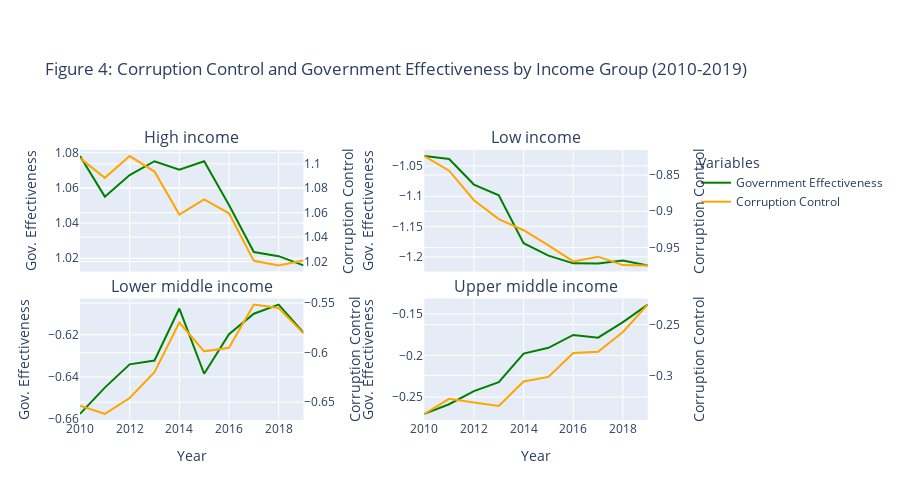

This figure's notebook cell:
### Markdown cell above
We observed the relationship between corruption and life expectancy, which shows variations across different income groups. Another variable closely related to corruption is government effectiveness, which indicates how well a country's government functions. A well-functioning government can enhance safety through efficient authorities, improving corruption control (Lin et al., 2012; Freeman et al., 2020). To demonstrate the relationship between government effectiveness and corruption, we plot the two variables on a dual y-axis line chart.

### Code cell
df = df[(df['Year'] >= 2010) & (df['Year'] <= 2019)]

# Aggregate the data
df_aggregated = df.groupby(['Year', 'IncomeGroup']).agg({
    'goverment_effectiveness_estimate': 'mean',
    'control_of_corruption_estimate': 'mean'
}).reset_index()

# Get unique income groups
income_groups = df_aggregated['IncomeGroup'].unique()

# Create subplots
fig = make_subplots(
    rows=2, cols=2,
    subplot_titles=income_groups,
    shared_xaxes=True,
    vertical_spacing=0.1,
    specs=[[{"secondary_y": True}, {"secondary_y": True}],
           [{"secondary_y": True}, {"secondary_y": True}]]
)


# Plot data for each income group
row_col_mapping = [(1, 1), (1, 2), (2, 1), (2, 2)]
for idx, income_group in enumerate(income_groups):
    data = df_aggregated[df_aggregated['IncomeGroup'] == income_group]
    row, col = row_col_mapping[idx]
    
    fig.add_trace(
        go.Scatter(x=data['Year'], y=data['goverment_effectiveness_estimate'], name='Government Effectiveness',
                   mode='lines', line=dict(color='green'), showlegend = False),
        row=row, col=col, secondary_y=False
    )
    
    fig.add_trace(
        go.Scatter(x=data['Year'], y=data['control_of_corruption_estimate'], name='Corruption Control',
                   mode='lines', line=dict(color='orange'), showlegend = False),
        row=row, col=col, secondary_y=True
    )

fig.add_trace(
    go.Scatter(x=[None], y=[None], mode='lines', line=dict(color='green'), name='Government Effectiveness'),
    row=1, col=1
)
fig.add_trace(
    go.Scatter(x=[None], y=[None], mode='lines', line=dict(color='orange'), name='Corruption Control'),
    row=1, col=1
)

# Update axis labels
for idx, (row, col) in enumerate(row_col_mapping):
    if row == 2:  # Only update x-axis title for the lower two plots
        fig.update_xaxes(title_text="Year", row=row, col=col)
    fig.update_yaxes(title_text="Gov. Effectiveness", row=row, col=col, secondary_y=False)
    fig.update_yaxes(title_text="Corruption Control", row=row, col=col, secondary_y=True)

# Update layout
fig.update_layout(
    title_text="Figure 4: Corruption Control and Government Effectiveness by Income Group (2010-2019)",
    height=500,
    margin=dict(t=150),  # Adjust margin to fit the annotation
    showlegend=True,
    legend_title_text='Variables'
)

fig.show()

### Figure 1 — Plotly figure (JSON) as saved in the notebook; plotly's stock layout.template omitted (floating-point values rounded to 4 significant figures)
{"data": [{"line": {"color": "green"}, "mode": "lines", "name": "Government Effectiveness", "showlegend": false, "type": "scatter", "x": [2010, 2011, 2012, 2013, 2014, 2015, 2016, 2017, 2018, 2019], "xaxis": "x", "y": [1.078, 1.055, 1.067, 1.075, 1.07, 1.075, 1.05, 1.024, 1.021, 1.016], "yaxis": "y"}, {"line": {"color": "orange"}, "mode": "lines", "name": "Corruption Control", "showlegend": false, "type": "scatter", "x": [2010, 2011, 2012, 2013, 2014, 2015, 2016, 2017, 2018, 2019], "xaxis": "x", "y": [1.105, 1.089, 1.106, 1.094, 1.059, 1.071, 1.06, 1.021, 1.017, 1.021], "yaxis": "y2"}, {"line": {"color": "green"}, "mode": "lines", "name": "Government Effectiveness", "showlegend": false, "type": "scatter", "x": [2010, 2011, 2012, 2013, 2014, 2015, 2016, 2017, 2018, 2019], "xaxis": "x2", "y": [-1.034, -1.039, -1.081, -1.098, -1.177, -1.198, -1.211, -1.211, -1.206, -1.214], "yaxis": "y3"}, {"line": {"color": "orange"}, "mode": "lines", "name": "Corruption Control", "showlegend": false, "type": "scatter", "x": [2010, 2011, 2012, 2013, 2014, 2015, 2016, 2017, 2018, 2019], "xaxis": "x2", "y": [-0.824, -0.8441, -0.8848, -0.9107, -0.9261, -0.9469, -0.969, -0.9625, -0.9741, -0.9746], "yaxis": "y4"}, {"line": {"color": "green"}, "mode": "lines", "name": "Government Effectiveness", "showlegend": false, "type": "scatter", "x": [2010, 2011, 2012, 2013, 2014, 2015, 2016, 2017, 2018, 2019], "xaxis": "x3", "y": [-0.6575, -0.645, -0.634, -0.6322, -0.6075, -0.6385, -0.6197, -0.61, -0.6057, -0.6189], "yaxis": "y5"}, {"line": {"color": "orange"}, "mode": "lines", "name": "Corruption Control", "showlegend": false, "type": "scatter", "x": [2010, 2011, 2012, 2013, 2014, 2015, 2016, 2017, 2018, 2019], "xaxis": "x3", "y": [-0.6535, -0.6617, -0.6457, -0.6196, -0.5696, -0.5986, -0.595, -0.5514, -0.5549, -0.5804], "yaxis": "y6"}, {"line": {"color": "green"}, "mode": "lines", "name": "Government Effectiveness", "showlegend": false, "type": "scatter", "x": [2010, 2011, 2012, 2013, 2014, 2015, 2016, 2017, 2018, 2019], "xaxis": "x4", "y": [-0.2702, -0.2586, -0.2428, -0.232, -0.1977, -0.1908, -0.1753, -0.1786, -0.1599, -0.1388], "yaxis": "y7"}, {"line": {"color": "orange"}, "mode": "lines", "name": "Corruption Control", "showlegend": false, "type": "scatter", "x": [2010, 2011, 2012, 2013, 2014, 2015, 2016, 2017, 2018, 2019], "xaxis": "x4", "y": [-0.338, -0.3231, -0.3268, -0.3302, -0.306, -0.3015, -0.2779, -0.2767, -0.2574, -0.2303], "yaxis": "y8"}, {"line": {"color": "green"}, "mode": "lines", "name": "Government Effectiveness", "type": "scatter", "x": [null], "xaxis": "x", "y": [null], "yaxis": "y"}, {"line": {"color": "orange"}, "mode": "lines", "name": "Corruption Control", "type": "scatter", "x": [null], "xaxis": "x", "y": [null], "yaxis": "y"}], "layout": {"annotations": [{"font": {"size": 16}, "showarrow": false, "text": "High income", "x": 0.185, "xanchor": "center", "xref": "paper", "y": 1, "yanchor": "bottom", "yref": "paper"}, {"font": {"size": 16}, "showarrow": false, "text": "Low income", "x": 0.755, "xanchor": "center", "xref": "paper", "y": 1, "yanchor": "bottom", "yref": "paper"}, {"font": {"size": 16}, "showarrow": false, "text": "Lower middle income", "x": 0.185, "xanchor": "center", "xref": "paper", "y": 0.45, "yanchor": "bottom", "yref": "paper"}, {"font": {"size": 16}, "showarrow": false, "text": "Upper middle income", "x": 0.755, "xanchor": "center", "xref": "paper", "y": 0.45, "yanchor": "bottom", "yref": "paper"}], "height": 500, "legend": {"title": {"text": "Variables"}}, "margin": {"t": 150}, "showlegend": true, "title": {"text": "Figure 4: Corruption Control and Government Effectiveness by Income Group (2010-2019)"}, "xaxis": {"anchor": "y", "domain": [0, 0.37], "matches": "x3", "showticklabels": false}, "xaxis2": {"anchor": "y3", "domain": [0.57, 0.94], "matches": "x4", "showticklabels": false}, "xaxis3": {"anchor": "y5", "domain": [0, 0.37], "title": {"text": "Year"}}, "xaxis4": {"anchor": "y7", "domain": [0.57, 0.94], "title": {"text": "Year"}}, "yaxis": {"anchor": "x", "domain": [0.55, 1], "title": {"text": "Gov. Effectiveness"}}, "yaxis2": {"anchor": "x", "overlaying": "y", "side": "right", "title": {"text": "Corruption Control"}}, "yaxis3": {"anchor": "x2", "domain": [0.55, 1], "title": {"text": "Gov. Effectiveness"}}, "yaxis4": {"anchor": "x2", "overlaying": "y3", "side": "right", "title": {"text": "Corruption Control"}}, "yaxis5": {"anchor": "x3", "domain": [0, 0.45], "title": {"text": "Gov. Effectiveness"}}, "yaxis6": {"anchor": "x3", "overlaying": "y5", "side": "right", "title": {"text": "Corruption Control"}}, "yaxis7": {"anchor": "x4", "domain": [0, 0.45], "title": {"text": "Gov. Effectiveness"}}, "yaxis8": {"anchor": "x4", "overlaying": "y7", "side": "right", "title": {"text": "Corruption Control"}}}}
